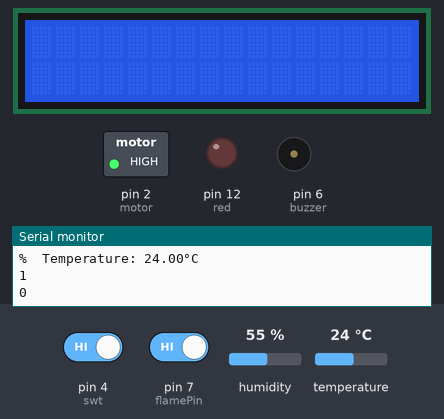
Bench run of a sketch on a simulated Arduino Uno, built with avr-gcc and run on an emulated ATmega328P. Parts: 16×2 character LCD, switched loads named in the sketch (green lamp = pin HIGH), output pins drawn as LEDs (lit = HIGH), buzzer (waves = sounding), the last lines printed to the serial monitor. Dashed ring = blinking. Inputs (shaded band) come from the test bench; at power-on: pin 4 (swt) HIGH, pin 7 (flamePin) HIGH, humidity 55 %, temperature 24 °C.

Above: at 1.2 s.
1.3 s: pin 4 (swt) driven LOW and pin 7 (flamePin) driven LOW
At 3.3 s:
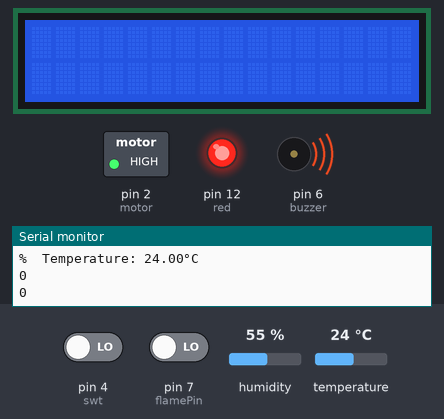
5.5 s: pin 4 (swt) driven HIGH
At 7.0 s:
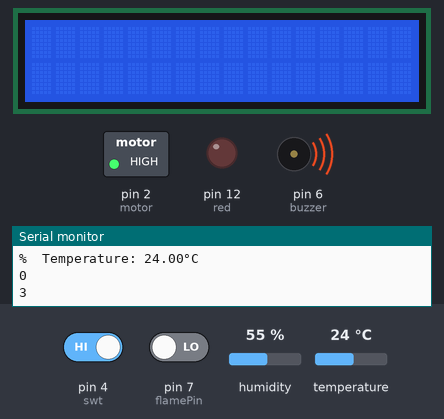
8.0 s: pin 4 (swt) driven LOW
At 8.9 s:
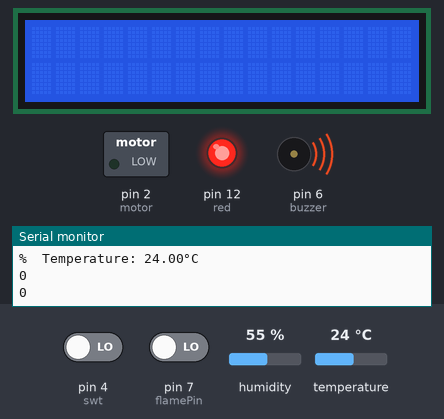
14.0 s: pin 7 (flamePin) driven HIGH
At 15.0 s:
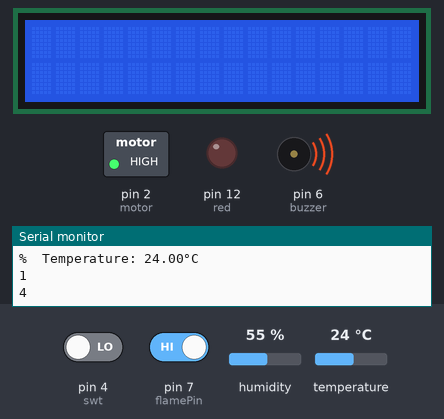
Timing chart, 0 to 17.0 s (numbered marks = the images above; inputs shaded):
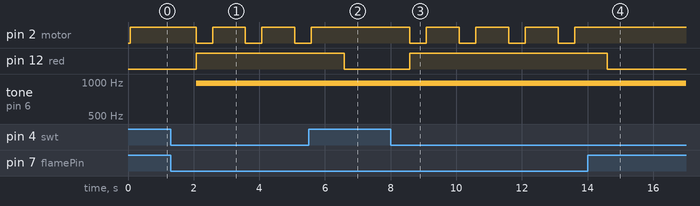

Measured:
- after the input at 1.3 s, pin 2 (motor): alternates HIGH for 1.0 s and LOW for 0.50 s, starting after 0.78 s; pin 12 (red): LOW → HIGH after 0.78 s; tone on pin 6 (buzzer): silent → 977 Hz after 0.78 s
- after the input at 5.5 s, pin 2 (motor): goes on until 5.6 s, then stays HIGH; pin 12 (red): HIGH → LOW after 1.1 s
- after the input at 8.0 s, pin 2 (motor): alternates HIGH for 1.0 s and LOW for 0.50 s, starting after 0.59 s; pin 12 (red): LOW → HIGH after 0.59 s
- after the input at 14.0 s, pin 2 (motor): stops changing and stays HIGH; pin 12 (red): HIGH → LOW after 0.60 s

The sketch:

Fire_Detection.ino
```cpp
#include <Wire.h>
#include <LiquidCrystal_I2C.h>
#include<SoftwareSerial.h>
#include "DHT.h"
SoftwareSerial Bluetooth(10, 11);


LiquidCrystal_I2C lcd(0x27,16, 2);
#define DHTPIN 8
#define DHTTYPE DHT22
int flamePin = 7;
int buzzer = 6;
int red = 12;
int motor = 2;
int swt = 4;
int count=0;
DHT dht(DHTPIN, DHTTYPE);

void setup() {
  // put your setup code here, to run once:
pinMode(flamePin, INPUT);
pinMode(swt, INPUT);
pinMode(buzzer, OUTPUT);
pinMode(red, OUTPUT);
Serial.begin(9600);
pinMode(motor, OUTPUT);
lcd.init();
lcd.backlight();
Bluetooth.begin(9600);
pinMode(10, INPUT);
pinMode(11, OUTPUT);
Serial.println(F("DHTxx test!"));

dht.begin();
}

void loop() {
  // put your main code here, to run repeatedly:
float t = dht.readTemperature();
int flame = digitalRead(flamePin);
int switc = digitalRead(swt);
Serial.println(flame);
Serial.println(count);

if (switc == 0){
if (flame == 0){
  if (count>5){
    Bluetooth.print("Fire in the hole!!!!!!!!");
    Bluetooth.print(";");
  }
  //float t = dht.readTemperature();
  if (t>26.20){
  analogWrite(buzzer, HIGH);
  digitalWrite(motor, LOW);
  digitalWrite(red, HIGH);
  delay(1500);


  }

  else if (t>25.80){
  analogWrite(buzzer, HIGH);
  digitalWrite(motor, LOW);
  digitalWrite(red, HIGH);
  delay(1000);


  }
  analogWrite(buzzer, HIGH);
  digitalWrite(motor, LOW);
  digitalWrite(red, HIGH);
  delay(500);

//  digitalWrite(motor, LOW);
//  delay(1000);
  digitalWrite(motor, HIGH);
  delay(1000);
  count=count+1;
}
else{
  analogWrite(buzzer, LOW);
  digitalWrite(red, LOW);
  digitalWrite(motor, HIGH);
  delay(1000);
  count=0;


}
}
else{
  analogWrite(buzzer, LOW);
  digitalWrite(red, LOW);
  digitalWrite(motor, HIGH);
  delay(1000);
  count=0;

}

//
//  // Reading temperature or humidity takes about 250 milliseconds!
//  // Sensor readings may also be up to 2 seconds 'old' (its a very slow sensor)
//  float h = dht.readHumidity();
//  // Read temperature as Celsius (the default)
//  float t = dht.readTemperature();
//  // Read temperature as Fahrenheit (isFahrenheit = true)
//  float f = dht.readTemperature(true);
//
//  // Check if any reads failed and exit early (to try again).
//  if (isnan(h) || isnan(t) || isnan(f)) {
//    Serial.println(F("Failed to read from DHT sensor!"));
//    return;
//  }
//
//  // Compute heat index in Fahrenheit (the default)
//  float hif = dht.computeHeatIndex(f, h);
//  // Compute heat index in Celsius (isFahreheit = false)
//  float hic = dht.computeHeatIndex(t, h, false);
//
//  if t>26.20{
//  analogWrite(buzzer, HIGH);
//  digitalWrite(motor, LOW);
//  digitalWrite(red, HIGH);
//  delay(1000);
//  Bluetooth.print("High level fire!!");
//  Bluetooth.print(";");
//  }
//
//  else if t>25.80{
//  analogWrite(buzzer, HIGH);
//  digitalWrite(motor, LOW);
//  digitalWrite(red, HIGH);
//  delay(500);
//  Bluetooth.print("Medium level fire!!");
//  Bluetooth.print(";");
//
//  }
//  digitalWrite(motor, HIGH);
//  delay(1000);
//
//
//  Serial.print(F("Humidity: "));
//  Serial.print(h);
  Serial.print(F("%  Temperature: "));
  Serial.print(t);
  Serial.println(F("°C "));
//  Serial.print(f);
//  Serial.print(F("°F  Heat index: "));
//  Serial.print(hic);
//  Serial.print(F("°C "));
//  Serial.print(hif);
//  Serial.println(F("°F"));
}
```
